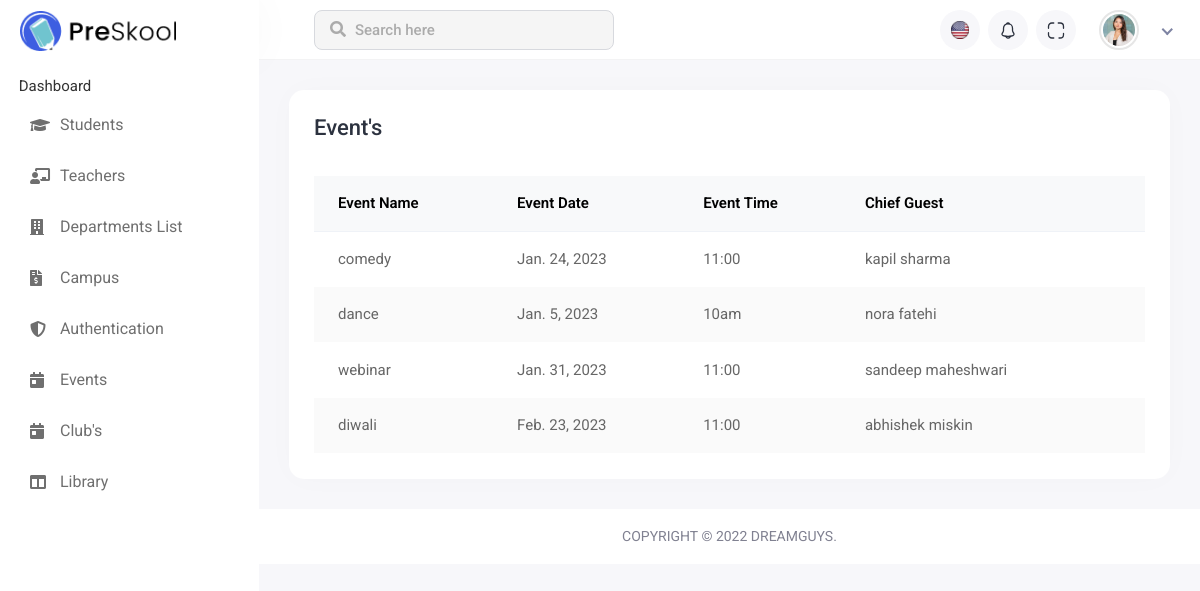
The page /event_page/ on the database as committed earlier.
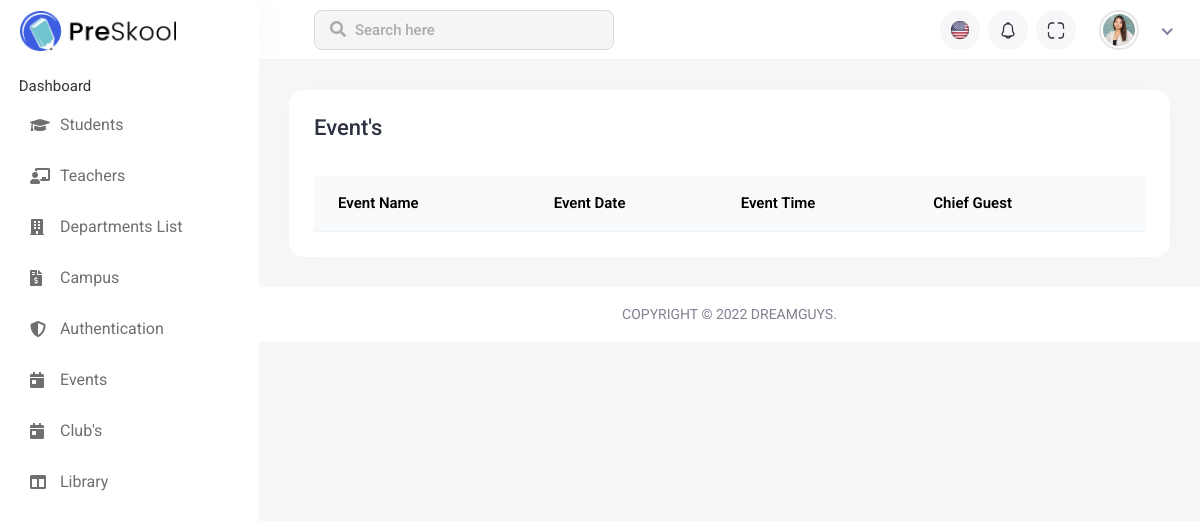
The same page on the database as committed later.
### Institute_Management_App/models.py (models this page shows, shortened)
class Event(models.Model):
    Event_Name=models.CharField(max_length=40)
    Event_Date=models.DateField(default='2022-11-21')
    Event_Time=models.CharField(max_length=10)
    Chief_Guest=models.CharField(max_length=20)
    class Meta:
        db_table='event'

### Institute_Management_App/views.py (the view)
# urls.py: path('event_page/',event_page,name='event_page'),
def event_page(request):
    event_data(request)
    return render(request,'event_page.html', data)

### Institute_Management_App/views.py (called while the page is built)
def event_data(request):
    event = Event.objects.all()
    data['event'] = event

### Institute_Management_App/templates/event_page.html (shortened to what the changed rows need)
{% extends 'base.html' %}
{% load static %}
{% block main_content %}
<div class="main-wrapper">
    <div class="page-wrapper">
        <div class="content container-fluid">
            <div class="row">
                <div class="col-sm-12">
                    <div class="card card-table comman-shadow">
                        <div class="card-body">
                            <div class="table-responsive">
                                <table
                                    class="table border-0 star-student table-hover table-center mb-0 datatable table-striped">
                                    <thead class="student-thread">
                                        <tr>
                                            <th>Event Name</th>
                                            <th>Event Date</th>
                                            <th>Event Time</th>
                                            <th>Chief Guest</th>
                                        </tr>
                                    </thead>
                                    <tbody>
                                        {% for S_data in event %}
                                        <tr>
                                            <td>{{S_data.Event_Name}}</td>
                                            <td>{{S_data.Event_Date}}</td>
                                            <td>{{S_data.Event_Time}}</td>
                                            <td>{{S_data.Chief_Guest}}</td>
                                        </tr>
                                        {% endfor %}
                                    </tbody>
                                </table>
                            </div>
                        </div>
                    </div>
                </div>
            </div>
        </div>
    </div>
</div>
{% endblock %}

Rows that differ between the two databases and show on the page:
removed Event: Event_Name "comedy", Event_Date "Jan. 24, 2023", Event_Time "11:00", Chief_Guest "kapil sharma"
removed Event: Event_Name "dance", Event_Date "Jan. 5, 2023", Event_Time "10am", Chief_Guest "nora fatehi"
removed Event: Event_Name "webinar", Event_Date "Jan. 31, 2023", Event_Time "11:00", Chief_Guest "sandeep maheshwari"
removed Event: Event_Name "diwali", Event_Date "Feb. 23, 2023", Event_Time "11:00", Chief_Guest "abhishek miskin"
